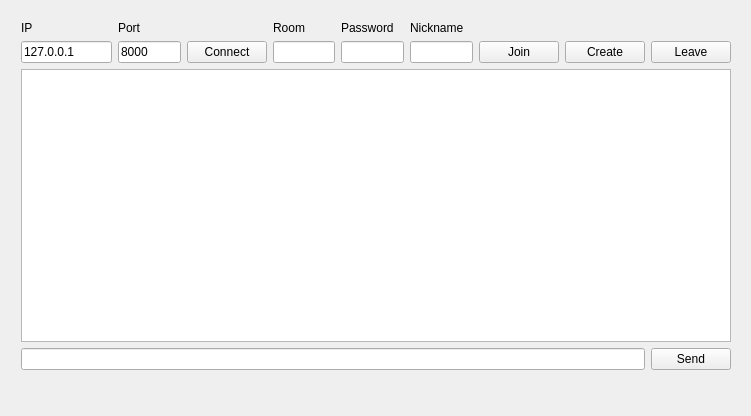
<?xml version="1.0" encoding="UTF-8"?>
<ui version="4.0">
 <class>clientFormClass</class>
 <widget class="QMainWindow" name="clientFormClass">
  <property name="geometry">
   <rect>
    <x>0</x>
    <y>0</y>
    <width>751</width>
    <height>416</height>
   </rect>
  </property>
  <property name="contextMenuPolicy">
   <enum>Qt::NoContextMenu</enum>
  </property>
  <property name="windowTitle">
   <string>client</string>
  </property>
  <widget class="QWidget" name="centralWidget">
   <widget class="QWidget" name="layoutWidget">
    <property name="geometry">
     <rect>
      <x>10</x>
      <y>10</y>
      <width>732</width>
      <height>371</height>
     </rect>
    </property>
    <layout class="QGridLayout" name="gridLayout_2">
     <item row="1" column="0" colspan="2">
      <widget class="QPlainTextEdit" name="plainTextEdit_Msg">
       <property name="textInteractionFlags">
        <set>Qt::TextSelectableByKeyboard|Qt::TextSelectableByMouse</set>
       </property>
      </widget>
     </item>
     <item row="2" column="0">
      <widget class="QLineEdit" name="lineEdit_Input"/>
     </item>
     <item row="2" column="1">
      <widget class="QPushButton" name="pushButton_Send">
       <property name="text">
        <string>Send</string>
       </property>
      </widget>
     </item>
     <item row="0" column="0" colspan="2">
      <layout class="QGridLayout" name="gridLayout">
       <item row="1" column="4">
        <widget class="QLineEdit" name="lineEdit_Password">
         <property name="maximumSize">
          <size>
           <width>80</width>
           <height>16777215</height>
          </size>
         </property>
         <property name="echoMode">
          <enum>QLineEdit::Password</enum>
         </property>
        </widget>
       </item>
       <item row="0" column="1">
        <widget class="QLabel" name="label_2">
         <property name="text">
          <string>Port</string>
         </property>
        </widget>
       </item>
       <item row="1" column="6">
        <widget class="QPushButton" name="pushButton_Join">
         <property name="text">
          <string>Join</string>
         </property>
        </widget>
       </item>
       <item row="0" column="0">
        <widget class="QLabel" name="label">
         <property name="text">
          <string>IP</string>
         </property>
        </widget>
       </item>
       <item row="0" column="3">
        <widget class="QLabel" name="label_3">
         <property name="text">
          <string>Room</string>
         </property>
        </widget>
       </item>
       <item row="1" column="1">
        <widget class="QLineEdit" name="lineEdit_Port">
         <property name="maximumSize">
          <size>
           <width>80</width>
           <height>16777215</height>
          </size>
         </property>
         <property name="text">
          <string>8000</string>
         </property>
        </widget>
       </item>
       <item row="1" column="7">
        <widget class="QPushButton" name="pushButton_Create">
         <property name="text">
          <string>Create</string>
         </property>
        </widget>
       </item>
       <item row="0" column="4">
        <widget class="QLabel" name="label_5">
         <property name="text">
          <string>Password</string>
         </property>
        </widget>
       </item>
       <item row="0" column="5">
        <widget class="QLabel" name="label_4">
         <property name="text">
          <string>Nickname</string>
         </property>
        </widget>
       </item>
       <item row="1" column="2">
        <widget class="QPushButton" name="pushButton_Connect">
         <property name="text">
          <string>Connect</string>
         </property>
        </widget>
       </item>
       <item row="1" column="5">
        <widget class="QLineEdit" name="lineEdit_Nickname">
         <property name="maximumSize">
          <size>
           <width>80</width>
           <height>16777215</height>
          </size>
         </property>
        </widget>
       </item>
       <item row="1" column="0">
        <widget class="QLineEdit" name="lineEdit_IP">
         <property name="text">
          <string>127.0.0.1</string>
         </property>
        </widget>
       </item>
       <item row="1" column="3">
        <widget class="QLineEdit" name="lineEdit_Room">
         <property name="maximumSize">
          <size>
           <width>80</width>
           <height>16777215</height>
          </size>
         </property>
         <property name="text">
          <string/>
         </property>
        </widget>
       </item>
       <item row="1" column="8">
        <widget class="QPushButton" name="pushButton_Leave">
         <property name="text">
          <string>Leave</string>
         </property>
        </widget>
       </item>
      </layout>
     </item>
    </layout>
   </widget>
  </widget>
  <widget class="QMenuBar" name="menuBar">
   <property name="geometry">
    <rect>
     <x>0</x>
     <y>0</y>
     <width>751</width>
     <height>26</height>
    </rect>
   </property>
  </widget>
 </widget>
 <layoutdefault spacing="6" margin="11"/>
 <tabstops>
  <tabstop>lineEdit_IP</tabstop>
  <tabstop>lineEdit_Port</tabstop>
  <tabstop>pushButton_Connect</tabstop>
  <tabstop>lineEdit_Room</tabstop>
  <tabstop>lineEdit_Password</tabstop>
  <tabstop>lineEdit_Nickname</tabstop>
  <tabstop>pushButton_Join</tabstop>
  <tabstop>pushButton_Create</tabstop>
  <tabstop>pushButton_Leave</tabstop>
  <tabstop>plainTextEdit_Msg</tabstop>
  <tabstop>lineEdit_Input</tabstop>
  <tabstop>pushButton_Send</tabstop>
 </tabstops>
 <resources>
  <include location="ClientForm.qrc"/>
 </resources>
 <connections/>
</ui>
